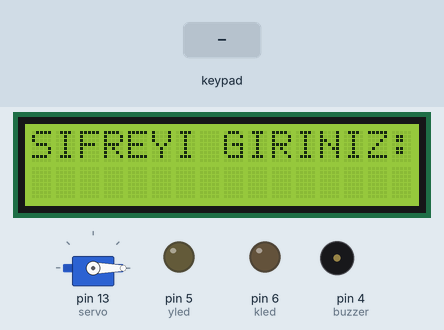
Simulated run of this sketch. Board: Arduino Uno, built with avr-gcc and run on an emulated ATmega328P. Shown: servo, 16×2 character LCD, output pins drawn as LEDs (lit = HIGH), buzzer (waves = sounding, pin HIGH). The inputs (shaded band) are chosen by the test bench. What the sketch prints to the serial monitor is not drawn.

Above: at 8.5 s.
8.6 s: keypad keys 1 2 3 4 pressed 0.4 s apart
At 10.9 s:
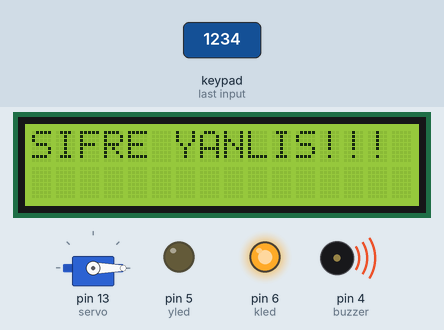
11.7 s: keypad keys 0 0 0 0 pressed 0.4 s apart
At 13.9 s:
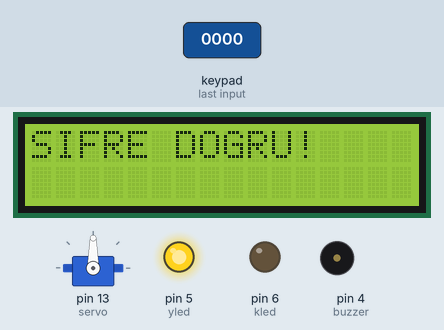
14.9 s: key '1' pressed
At 16.1 s:
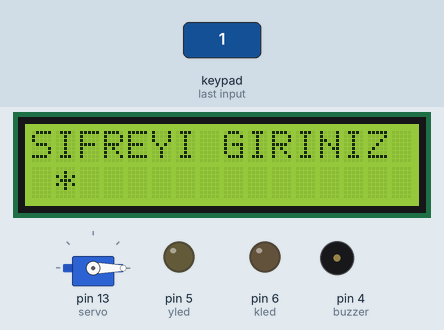
16.5 s: key '2' pressed
At 17.4 s:
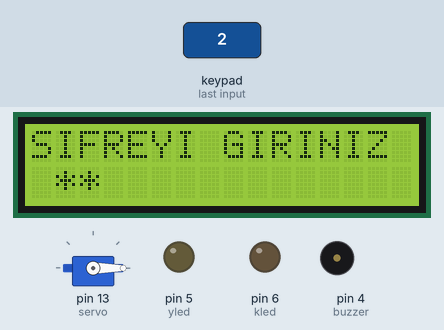
Timing chart, 0 to 19.1 s (numbered marks = the images above; inputs shaded):
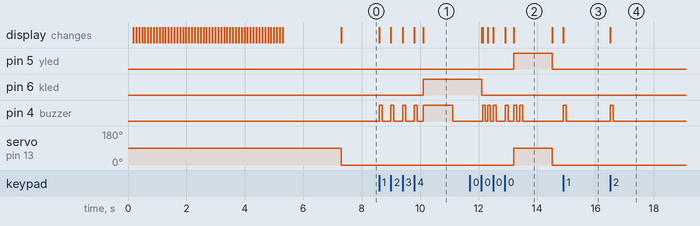

The sketch:

kodlar.ino
```cpp
#include<Keypad.h>  // Keypad kütüphanesi
#include <LiquidCrystal.h> // LCD kütüphanesi
#include<Servo.h> // Servo motor kütüphanesi

Servo servo; // Servo motor nesnesi

#define yled 5   // Yeşil LED pin numarası
#define kled 6   // Kırmızı LED pin numarası
#define buzzer 4 // Buzzer pin numarası

LiquidCrystal lcd(12, 11, 10, 9, 8, 7);
// LCD ekran bağlantıları LiquidCrystal(rs, enable, d4, d5, d6, d7)
// ( vss:GND ,VDD:+5V,VO:POT ,RW:GND,A:+5V,K:GND)

const byte satir = 4;  // Satır sayısı
const byte sutun = 4;  // Sütun sayısı

// Varsayılan şifre, isteğe bağlı değiştirilebilir
char sifre[4] = {'1', '2', '3', '4'};

char sifre1[4];  // Tuş takımından girilen şifre
char tus;   // Tuş değeri
int i = 0;  // İndeks değeri
char tus_takimi[4][4] = {  // Tuş takımı düzeni
  {'1', '2', '3', 'A'},
  {'4', '5', '6', 'B'},
  {'7', '8', '9', 'C'},
  {'*', '0', '#', 'D'}
};

byte satir_pins[4] = {A0, A1, A2, A3};  // Satır pin bağlantıları
byte sutun_pins[4] = {A4, A5, 3, 2};    // Sütun pin bağlantıları

Keypad tuss_takimi = Keypad(makeKeymap(tus_takimi), satir_pins, sutun_pins, 4, 4);  // Tuş takımı nesnesi

// LCD ekran için özel karakterler
byte customChar9[8] = {
  0b11111,
  0b11111,
  0b11111,
  0b11111,
  0b11111,
  0b11111,
  0b11111,
  0b11111
};
byte customChar8[8] = {
  0b11110,
  0b11110,
  0b11110,
  0b11110,
  0b11110,
  0b11110,
  0b11110,
  0b11110
};
byte customChar7[8] = {
  0b11100,
  0b11100,
  0b11100,
  0b11100,
  0b11100,
  0b11100,
  0b11100,
  0b11100
};
byte customChar6[8] = {
  0b11000,
  0b11000,
  0b11000,
  0b11000,
  0b11000,
  0b11000,
  0b11000,
  0b11000
};
byte customChar5[8] = {
  0b10000,
  0b10000,
  0b10000,
  0b10000,
  0b10000,
  0b10000,
  0b10000,
  0b10000
};
byte customChar4[8] = {
  0b00001,
  0b00011,
  0b00011,
  0b00111,
  0b00111,
  0b01111,
  0b01111,
  0b11111
};
byte customChar3[8] = {
  0b00000,
  0b00010,
  0b00010,
  0b00110,
  0b00110,
  0b01110,
  0b01110,
  0b11110
};
byte customChar2[8] = {
  0b00000,
  0b00000,
  0b00000,
  0b00100,
  0b00100,
  0b01100,
  0b01100,
  0b11100
};
byte customChar1[8] = {
  0b00000,
  0b00000,
  0b00000,
  0b00000,
  0b00000,
  0b01000,
  0b01000,
  0b11000
};

byte customChar0[8] = {
  0b00000,
  0b00000,
  0b00000,
  0b00000,
  0b00000,
  0b00000,
  0b00000,
  0b10000
};

void setup() {

  servo.attach(13); // Servo motor pinine bağlanıyor
  pinMode(yled, OUTPUT);  // Yeşil LED pininin çıkış olarak belirlenmesi
  pinMode(buzzer, OUTPUT); // Buzzer pininin çıkış olarak belirlenmesi
  pinMode(kled, OUTPUT); // Kırmızı LED pininin çıkış olarak belirlenmesi
  lcd.createChar(0, customChar0); // Özel karakterlerin oluşturulması
  lcd.createChar(1, customChar1);
  lcd.createChar(2, customChar2);
  lcd.createChar(3, customChar3);
  lcd.createChar(4, customChar4);
  lcd.createChar(5, customChar5);
  lcd.createChar(6, customChar6);
  lcd.createChar(7, customChar7);
  lcd.createChar(8, customChar8);
  lcd.createChar(9, customChar9);
  lcd.begin(16, 2); // LCD başlatılıyor
  lcd.clear();  // Ekran temizleniyor
  lcd.clear();
  lcd.setCursor(1, 0);
  lcd.print("Sistem Aciliyor"); // Başlangıç mesajı
  for (int i = 1; i <= 13; i++)  // Yükleniyor animasyonu oluşturuluyor
  {
    for (int k = 6; k <= 9; k++)
    {
      lcd.setCursor(i, 1); lcd.write((uint8_t)k);
      delay(100);
    }
  }
  lcd.clear(); // Ekran temizleniyor
  lcd.setCursor(0, 0);
  lcd.print("Arduino");
  lcd.setCursor(0, 1);
  lcd.print("*SIFRELI KAPI*");   // Kilitli kapı sistemi başlığı
  delay(2000);
  lcd.clear();
  lcd.setCursor(0, 0);
  lcd.print("SIFREYI GIRINIZ:");    // Şifre giriniz mesajı
  Serial.begin(9600);
  Serial.println("Hos geldiniz");   // Hoş geldiniz mesajı
  Serial.println("Sifreyi giriniz");
}

void loop() {
  servo.write(0); // Servo motor pozisyonu sıfırlanıyor
  digitalWrite(kled,LOW); // Kırmızı LED pasif hale getiriliyor
  digitalWrite(yled,LOW); // Yeşil LED pasif hale getiriliyor
  tus = tuss_takimi.getKey();  // Tuş takımından bir tuşa basılıp basılmadığı kontrol ediliyor

  if (tus)   // Eğer bir tuşa basıldıysa
  {
    sifre1[i++] = tus;  // Tuş takımından alınan değer şifre1 dizisine ekleniyor
    lcd.setCursor(i, 1);
    lcd.print("*");   // Şifrenin ekrana yıldız (*) olarak basılması
    digitalWrite(buzzer,HIGH); // Buzzer aktive ediliyor
    delay(100);
    digitalWrite(buzzer,LOW); // Buzzer kapatılıyor
  }

  if (i == 4)
  {
    delay(200);
    char sifre[4] = {'0', '0', '0', '0'}; // Şifre değiştirme bölümü

    if ((strncmp(sifre1, sifre, 4) == 0))   // Girilen şifre kontrol ediliyor
    {
      lcd.clear();
      lcd.setCursor(0, 0);
      servo.write(90);
      lcd.print("SIFRE DOGRU!"); // Şifrenin doğru olduğu mesajı
      digitalWrite(yled, HIGH); // Yeşil LED aktive ediliyor
      digitalWrite(kled, LOW); // Kırmızı LED pasif hale getiriliyor
      digitalWrite(buzzer, HIGH); // Buzzer aktive ediliyor
      delay(100);
      digitalWrite(buzzer, LOW); // Buzzer kapatılıyor
      delay(100);
      digitalWrite(buzzer, HIGH); // Buzzer aktive ediliyor
      delay(100);
      digitalWrite(buzzer, LOW); // Buzzer kapatılıyor
      delay(1000); // 1 saniye bekleme
      lcd.clear();
      lcd.setCursor(0, 0);
      lcd.print("SIFREYI GIRINIZ");  // Şifre giriniz mesajı
      i = 0; // İndis sıfırlanıyor
    }
    else
    {
      lcd.clear();
      lcd.setCursor(0, 0);
      lcd.print("SIFRE YANLIS!!!");  // Yanlış şifre mesajı
      digitalWrite(yled, LOW); // Yeşil LED pasif hale getiriliyor
      digitalWrite(kled, HIGH); // Kırmızı LED aktive ediliyor
      digitalWrite(buzzer, HIGH); // Buzzer aktive ediliyor
      delay(1000); // 1 saniye bekleme
      digitalWrite(buzzer, LOW); // Buzzer kapatılıyor
      delay(1000); // 1 saniye bekleme
      lcd.clear();
      lcd.setCursor(0, 0);
      lcd.print("SIFREYI GIRINIZ"); // Şifre giriniz mesajı
      i = 0; // İndis sıfırlanıyor
    }
  }
}
```

Measured:
- after the input at 8.6 s, pin 6 (kled): LOW → HIGH after 1.5 s; pin 4 (buzzer): goes 3 × (HIGH 0.10 s, LOW 0.30 s), HIGH 0.10 s, LOW 0.20 s, HIGH 1.0 s, then LOW, starting at once; the display: first changes at once (image 1 shows a later state)
- after the input at 11.7 s, pin 5 (yled): LOW → HIGH after 1.5 s, → LOW 1.3 s later; servo on pin 13 (servo): 0° → 90° after 1.5 s, → 0° 1.3 s later; the display: first differs from a run without the input after 0.44 s (image 2 shows a later state)
- after the input at 14.9 s, pin 4 (buzzer): LOW → HIGH at once, → LOW 0.10 s later; the display: changes at once (image 3)
- after the input at 16.5 s, pin 4 (buzzer): LOW → HIGH at once, → LOW 0.10 s later; the display: changes at once (image 4)
- what the display in image 2 shows lasts 1.3 s, from 13.2 s to 14.5 s
